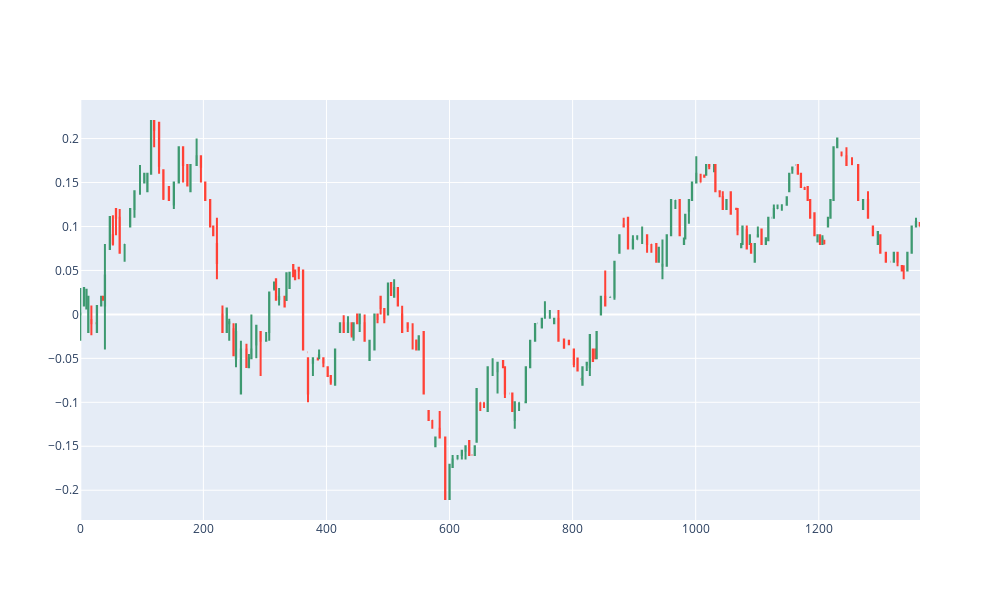

Here is the notebook cell this chart was saved with:
### Code cell
#plot one day
mpl.plotChartWithSignal(vdf.reset_index(),'2017-06-07', show_only_bars = True)

### Figure 1 — Plotly figure (JSON) as saved in the notebook; plotly's stock layout.template omitted (floating-point values rounded to 4 significant figures; data arrays with more than 128 entries replaced by an {"elided": "..."} marker saying what was removed)
{"data": [{"close": {"elided": "229 float values"}, "high": {"elided": "229 float values"}, "low": {"elided": "229 float values"}, "open": {"elided": "229 float values"}, "type": "candlestick", "x": {"elided": "229 int values"}}], "layout": {"height": 600, "width": 1000, "xaxis": {"rangeslider": {"visible": false}}}}
